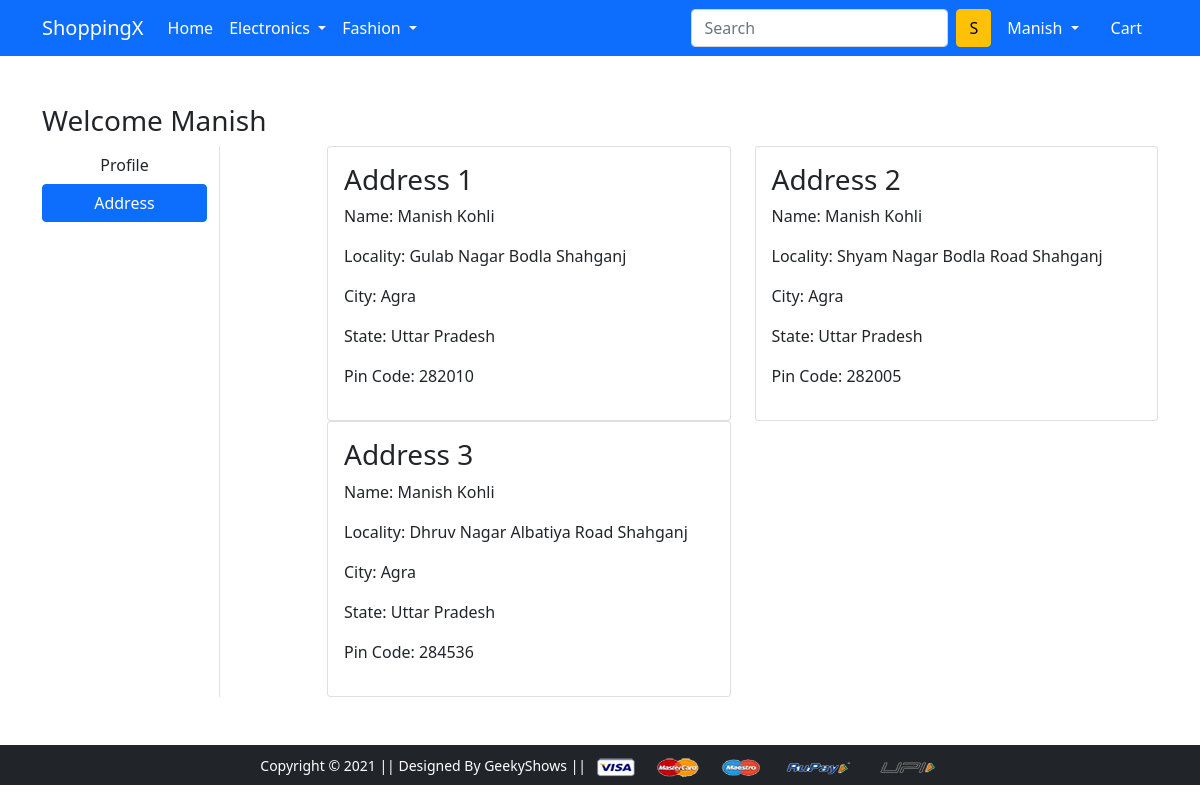
The page /address/ (signed in) on the database its author committed.
### Ecommerce_App/models.py (models this page shows, shortened)
class Customer(models.Model):
    user = models.ForeignKey(User, on_delete=models.CASCADE)
    name = models.CharField(max_length=200)
    locality = models.CharField(max_length=200)
    city = models.CharField(max_length=100)
    zipcode = models.IntegerField()
    state = models.CharField(choices=STATE_CHOICES, max_length=100)

### Ecommerce_App/views.py (the view)
# urls.py: path('address/', views.AddressView.as_view(), name='address'),
@method_decorator(login_required, name='dispatch')
class AddressView(View):
    def get(self, request):
        add = Customer.objects.filter(user=request.user)
        return render(request, 'app/address.html', {'address': add})

### Ecommerce_App/Templates/app/address.html (shortened to what this page needs)
{% extends 'app/base.html' %}
{% load static %}
{% block main-content %}
<div class="container my-5">
 <div class="row">
 <h3>Welcome {{ request.user.username }}</h3>
  <div class="col-sm-2 border-end">
   <ul class="list-unstyled">
    <li class="d-grid"><a href="{% url 'profile' %}" class="btn">Profile</a></li>
    <li class="d-grid"><a href="{% url 'address' %}" class="btn btn-primary">Address</a></li>
   </ul>
  </div>
  <div class="col-sm-9 offset-sm-1">
   <div class="row">
    {% for add in address %}
    <div class="col-sm-6">
     <div class="card">
      <div class="card-body">
       <h3>Address {{forloop.counter}}</h3>
       <p>Name: {{ add.name }}</p>
       <p>Locality: {{ add.locality }}</p>
       <p>City: {{ add.city }}</p>
       <p>State: {{ add.state }}</p>
       <p>Pin Code: {{ add.zipcode }}</p>
      </div>
     </div>
    </div>
    {% endfor %}
   </div>
  </div>
 </div>
</div>
{% endblock main-content %}

### Ecommerce_App/Templates/app/base.html (shortened to what this page needs)
<!doctype html>
{% load static %}
<html lang="en">
  <head>
    <link href="https://cdn.jsdelivr.net/npm/bootstrap@5.0.0-beta1/dist/css/bootstrap.min.css" rel="stylesheet">
    <link rel="stylesheet" href="{% static 'app/css/owl.carousel.min.css' %}">
    <link rel="stylesheet" href="{% static 'app/css/all.min.css' %}">
    <link rel="stylesheet" href="{% static 'app/css/style.css' %}">
  </head>
  <body>
    <nav class="navbar navbar-expand-lg navbar-dark bg-primary">
     <div class="container">
       <a class="navbar-brand" href="/">ShoppingX</a>
       <div class="collapse navbar-collapse" id="navbarSupportedContent">
         <ul class="navbar-nav me-auto mb-2 mb-lg-0">
           <li class="nav-item">
             <a class="nav-link active" aria-current="page" href="/">Home</a>
           </li>
           <li class="nav-item dropdown">
             <a class="nav-link dropdown-toggle text-white" href="#" id="electronicsDropdown" role="button" data-bs-toggle="dropdown" aria-expanded="false">
               Electronics
             </a>
           </li>
           <li class="nav-item dropdown">
             <a class="nav-link dropdown-toggle text-white" href="#" id="fashionDropdown" role="button" data-bs-toggle="dropdown" aria-expanded="false">
               Fashion
             </a>
           </li>
         </ul>
         <form class="d-flex">
           <input class="form-control me-2" type="search" placeholder="Search" aria-label="Search">
           <button class="btn btn-warning" type="submit">S</button>
         </form>
         <div>
          <ul class="navbar-nav me-auto mb-2 mb-lg-0">
            {% if request.user.is_authenticated %}
           <li class="nav-item dropdown mx-2">
              <a class="nav-link dropdown-toggle text-white" href="#" id="profileDropdown" role="button" data-bs-toggle="dropdown" aria-expanded="false">
                {{ request.user.username|capfirst }}
              </a>
            </li>
            <li class="nav-item mx-2">
             <a href="{% url 'showcart' %}" class="nav-link text-white"> Cart </a>
            </li>
            {% endif %}
          </ul>
         </div>
       </div>
     </div>
    </nav>
    {% block main-content %} {% endblock main-content %}
    <footer class="container-fluid bg-dark text-center p-2 mt-5">
        <small class="text-white">Copyright &copy; 2021 || Designed By GeekyShows || </small>
        <img src="{% static 'app/images/payment.png' %}" alt="" srcset="" class="img-fluid" height="2px">
    </footer>
  </body>
</html>

### rows shown on the page
Customer: name "Manish Kohli", locality "Gulab Nagar Bodla Shahganj", city "Agra", state "Uttar Pradesh", zipcode "282010"
Customer: name "Manish Kohli", locality "Shyam Nagar Bodla Road Shahganj", city "Agra", state "Uttar Pradesh", zipcode "282005"
Customer: name "Manish Kohli", locality "Dhruv Nagar Albatiya Road Shahganj", city "Agra", state "Uttar Pradesh", zipcode "284536"

### other values the page prints
{{ request.user.username|capfirst }} "Manish"
{{ request.user.username }} "Manish"
